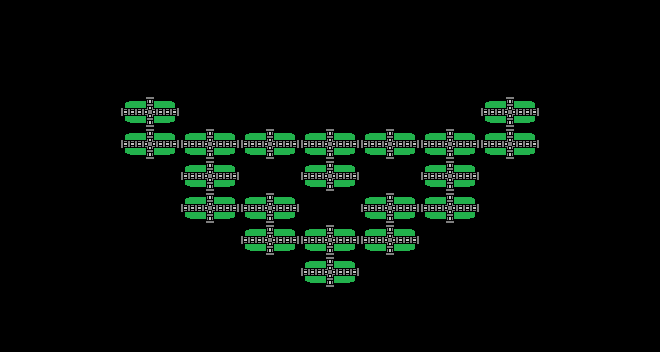

This is a level from a 2D game, rendered from its Tiled map with the project's own tilesets. A one-line summary and the map file follow, with tile-layer data summarised:
An orthogonal 11x11 tile map with 60x32 px tiles, 1 tile layer (Tile Layer 1).

<map version="1.0" orientation="orthogonal" width="11" height="11" tilewidth="60" tileheight="32">
 <tileset firstgid="1" name="block" tilewidth="60" tileheight="32">
  <image source="block.png" width="60" height="32" />
 </tileset>
 <layer name="Tile Layer 1" width="11" height="11">
  <data>[121 cells, 20 non-empty, 1 distinct tile ids]</data>
 </layer>
</map>